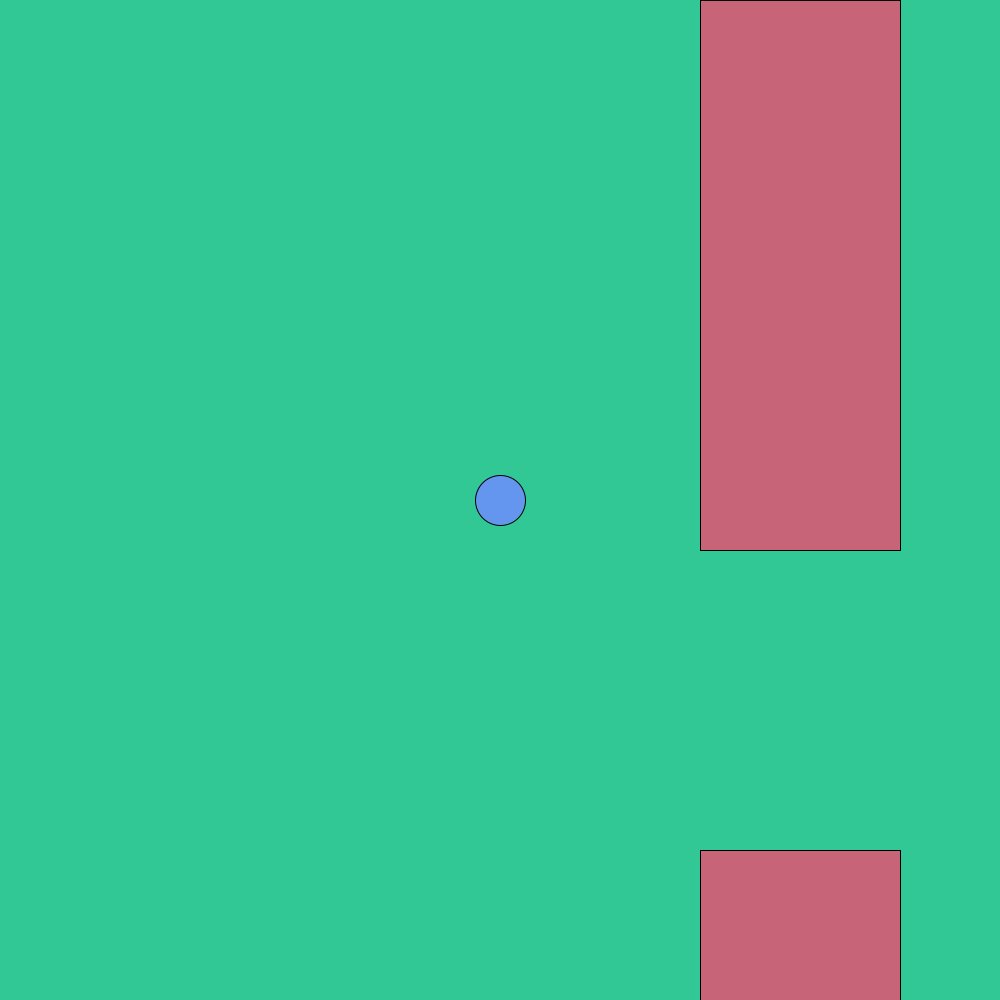
Frame 1 (no input)
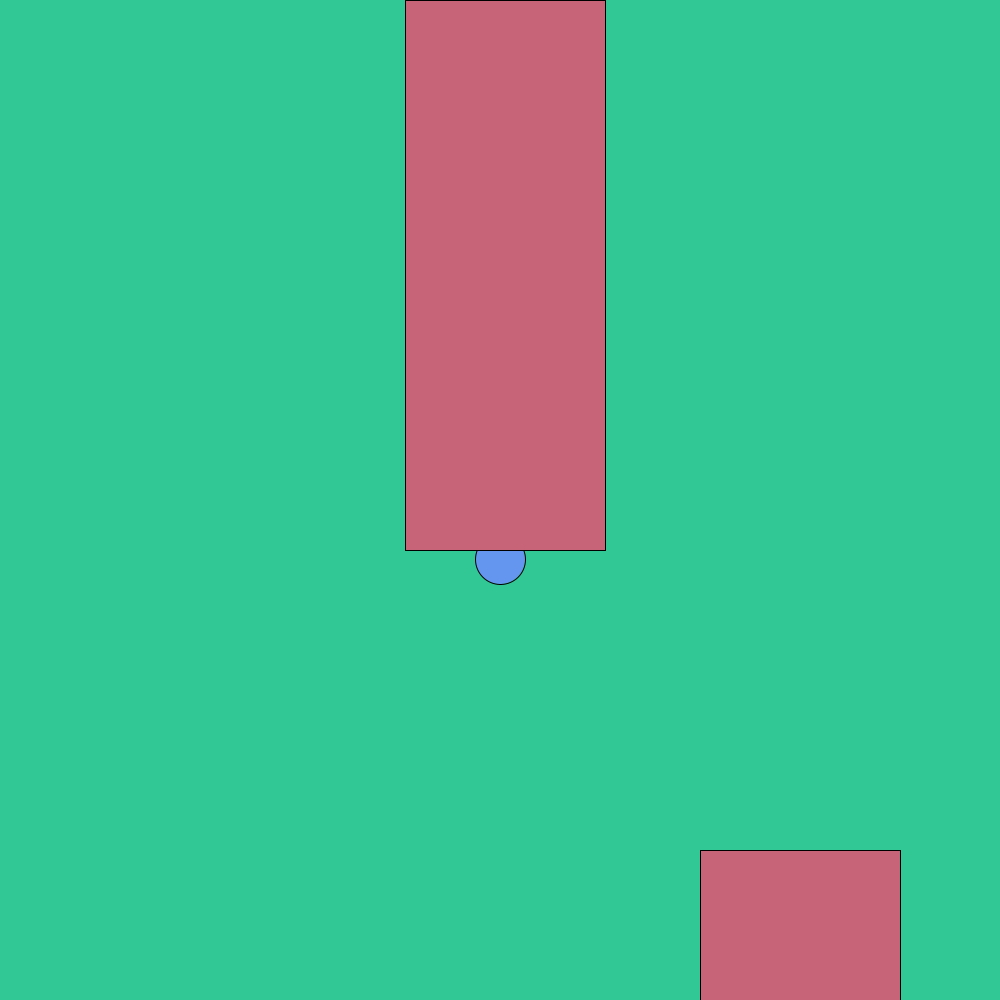
Frame 60 (the mouse pressed at the canvas centre just before this capture)
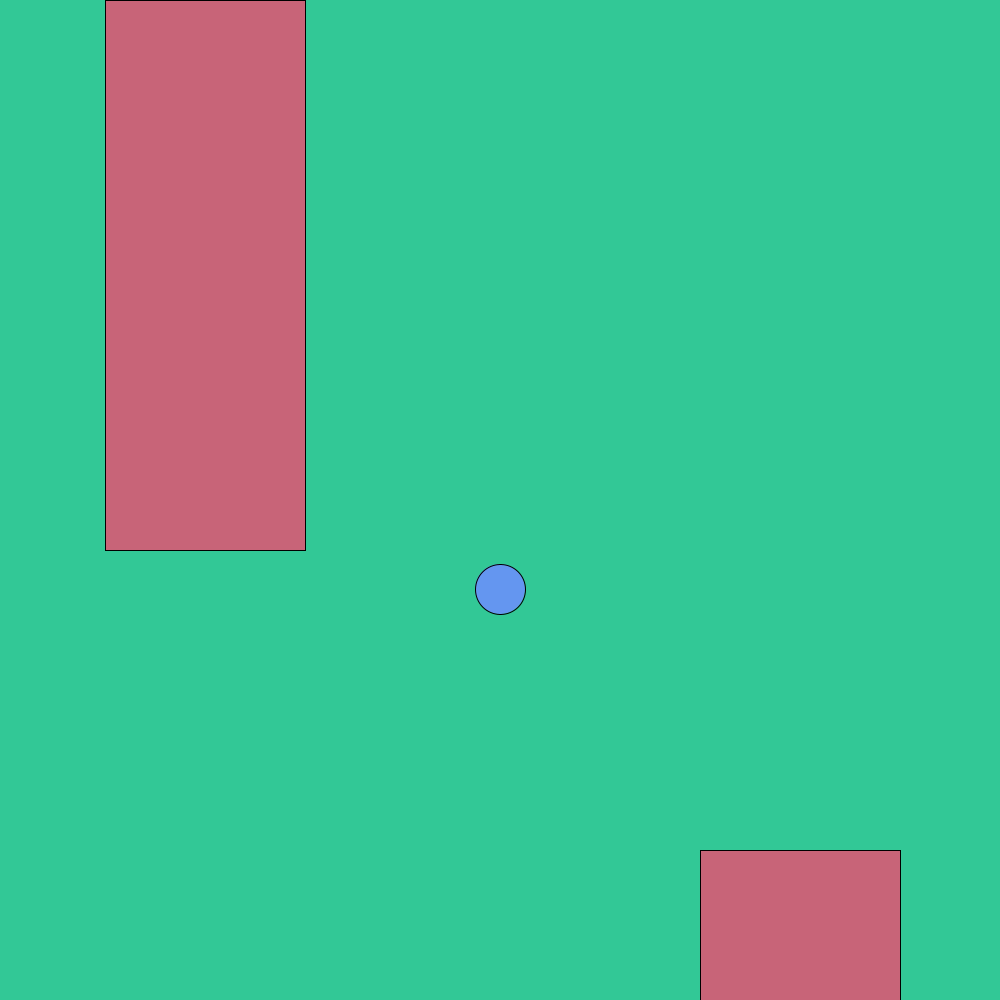
Frame 120 (the mouse held since frame 60 and released just before this capture)

The Processing sketch that drew these frames (run headless with seeded random() and noise(); from frame 60 on, the mouse is pressed at the canvas centre):

// Processing sketch: Flappy_Bird
// ── Flappy_Bird.pde
int birdX=500;
int birdY=500;
int birdYV=30;
int grav=1;
int pipeX=700;
void setup(){
  size(1000,1000);
}

void draw(){
  background(50, 200, 150);
  fill(100, 150, 240);
  ellipse(birdX,birdY,50,50);
  fill(200, 100, 120);
  rect(pipeX,0,200,550);
  
  
  
  rect(700,850,200,300);
  
  birdY+=grav;
  pipeX-=5;
  if(pipeX<-200){
   pipeX+=900;
  }
}

void mousePressed(){
 birdY-=birdYV;
}
